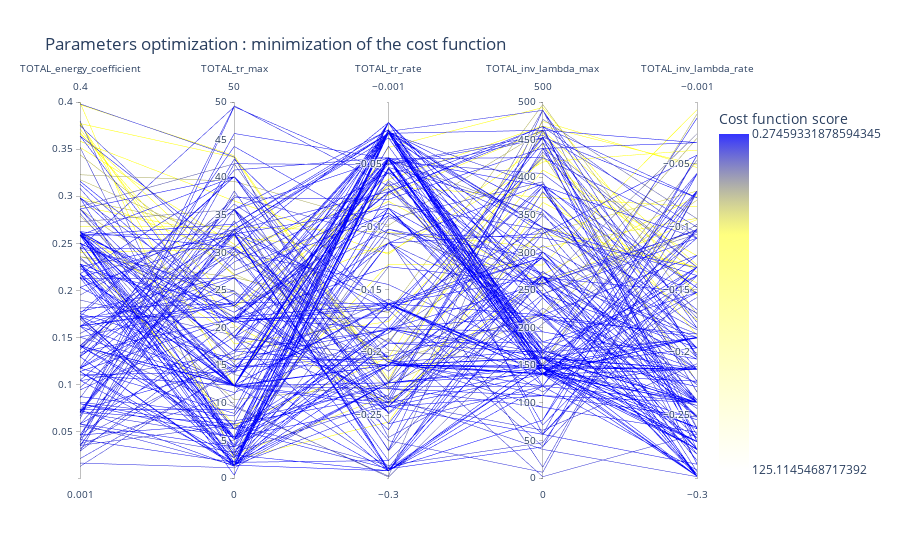

Source (notebook cell):
### Code cell
fig = viewer.parallel_coordinates(1000, unselected_opacity=0)
fig

### Figure 1 — Plotly figure (JSON) as saved in the notebook; plotly's stock layout.template omitted (floating-point values rounded to 4 significant figures; data arrays with more than 128 entries replaced by an {"elided": "..."} marker saying what was removed)
{"data": [{"dimensions": [{"label": "TOTAL_energy_coefficient", "range": [0.001, 0.4], "values": {"elided": "404 float values"}}, {"label": "TOTAL_tr_max", "range": [0, 50], "values": {"elided": "404 float values"}}, {"label": "TOTAL_tr_rate", "range": [-0.3, -0.001], "values": {"elided": "404 float values"}}, {"label": "TOTAL_inv_lambda_max", "range": [0, 500], "values": {"elided": "404 float values"}}, {"label": "TOTAL_inv_lambda_rate", "range": [-0.3, -0.001], "values": {"elided": "404 float values"}}], "line": {"color": {"elided": "404 float values"}, "colorbar": {"tickmode": "array", "ticktext": [0.2746, 125.1], "tickvals": [-0.2746, -125.1], "title": {"text": "Cost function score"}}, "colorscale": [[0, "rgba(0, 0, 255, 0.8)"], [0.3, "rgba(255,255,0,0.5)"], [1, "rgba(255,255,0,0.0)"]], "reversescale": true, "showscale": true}, "type": "parcoords", "unselected": {"line": {"opacity": 0}}}], "layout": {"coloraxis": {"colorbar": {"title": {"text": "Fitness"}}}, "title": {"text": "Parameters optimization : minimization of the cost function"}}}
